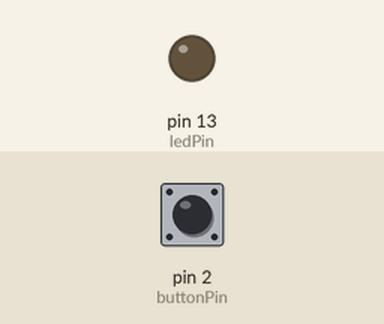
A sketch run on a simulated Arduino Uno, built with avr-gcc and run on an emulated ATmega328P. On the bench: output pins drawn as LEDs (lit = HIGH). The inputs (shaded band) are chosen by the test bench; at power-on: pin 2 (buttonPin) LOW.

Above: at 1.2 s.
1.3 s: pin 2 (buttonPin) pulled HIGH for 0.15 s
At 1.37 s:
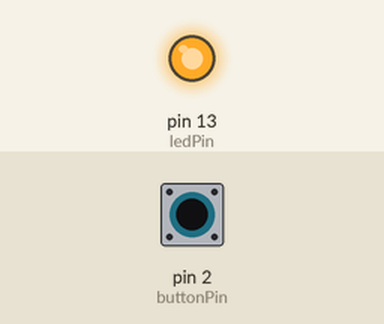
2.9 s: pin 2 (buttonPin) pulled HIGH for 3.2 s
At 7.5 s:
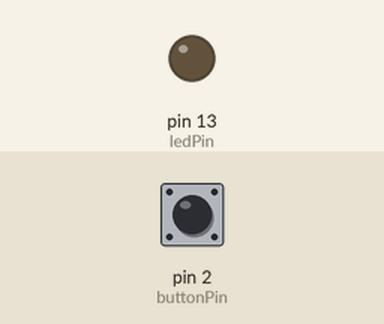
Timing chart, 0 to 9.0 s (numbered marks = the images above; inputs shaded):
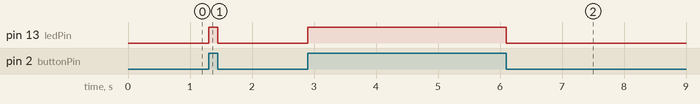

The sketch:

Controls_LED.ino
```cpp
// constants won't change. They're used here to set pin numbers:
const int buttonPin = 2;     // the number of the pushbutton pin
const int ledPin = 13;

void setup() {

  // initialize the pushbutton pin as an input:
  pinMode(buttonPin, INPUT);

  // set the digital pin as output:
  pinMode(ledPin, OUTPUT);

}

void loop() {

  // read the state of the pushbutton value:
  int buttonState = digitalRead(buttonPin);


  digitalWrite(ledPin, buttonState);

}
```

Measured:
- after the input at 1.3 s, pin 13 (ledPin): LOW → HIGH at once, → LOW 0.15 s later
- after the input at 2.9 s, pin 13 (ledPin): LOW → HIGH at once, → LOW 3.2 s later
